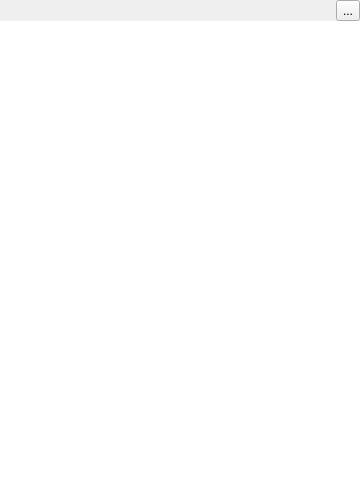
<?xml version="1.0" encoding="UTF-8"?>
<ui version="4.0">
 <class>StatusWidget</class>
 <widget class="QWidget" name="StatusWidget">
  <property name="geometry">
   <rect>
    <x>0</x>
    <y>0</y>
    <width>360</width>
    <height>480</height>
   </rect>
  </property>
  <property name="windowTitle">
   <string>Form</string>
  </property>
  <layout class="QVBoxLayout" name="verticalLayout">
   <property name="spacing">
    <number>0</number>
   </property>
   <property name="leftMargin">
    <number>0</number>
   </property>
   <property name="topMargin">
    <number>0</number>
   </property>
   <property name="rightMargin">
    <number>0</number>
   </property>
   <property name="bottomMargin">
    <number>0</number>
   </property>
   <item>
    <widget class="QFrame" name="frame">
     <property name="frameShape">
      <enum>QFrame::NoFrame</enum>
     </property>
     <property name="frameShadow">
      <enum>QFrame::Raised</enum>
     </property>
     <layout class="QHBoxLayout" name="horizontalLayout">
      <property name="spacing">
       <number>0</number>
      </property>
      <property name="leftMargin">
       <number>0</number>
      </property>
      <property name="topMargin">
       <number>0</number>
      </property>
      <property name="rightMargin">
       <number>0</number>
      </property>
      <property name="bottomMargin">
       <number>0</number>
      </property>
      <item>
       <spacer name="horizontalSpacer">
        <property name="orientation">
         <enum>Qt::Horizontal</enum>
        </property>
        <property name="sizeType">
         <enum>QSizePolicy::Expanding</enum>
        </property>
        <property name="sizeHint" stdset="0">
         <size>
          <width>40</width>
          <height>14</height>
         </size>
        </property>
       </spacer>
      </item>
      <item>
       <widget class="QToolButton" name="settingToolButton">
        <property name="toolTip">
         <string>show settings</string>
        </property>
        <property name="text">
         <string>...</string>
        </property>
        <property name="icon">
         <iconset resource="../../../res/resources.qrc">
          <normaloff>:/default_icons/settings.png</normaloff>:/default_icons/settings.png</iconset>
        </property>
        <property name="iconSize">
         <size>
          <width>24</width>
          <height>24</height>
         </size>
        </property>
       </widget>
      </item>
     </layout>
    </widget>
   </item>
   <item>
    <widget class="ProcessShowTable" name="enabledTableWidget">
     <property name="styleSheet">
      <string notr="true">selection-background-color: rgb(200,200,200);</string>
     </property>
     <property name="frameShape">
      <enum>QFrame::NoFrame</enum>
     </property>
     <property name="editTriggers">
      <set>QAbstractItemView::NoEditTriggers</set>
     </property>
    </widget>
   </item>
  </layout>
 </widget>
 <customwidgets>
  <customwidget>
   <class>ProcessShowTable</class>
   <extends>QTableWidget</extends>
   <header>processshowtable.h</header>
  </customwidget>
 </customwidgets>
 <resources>
  <include location="../../../res/resources.qrc"/>
 </resources>
 <connections/>
</ui>
